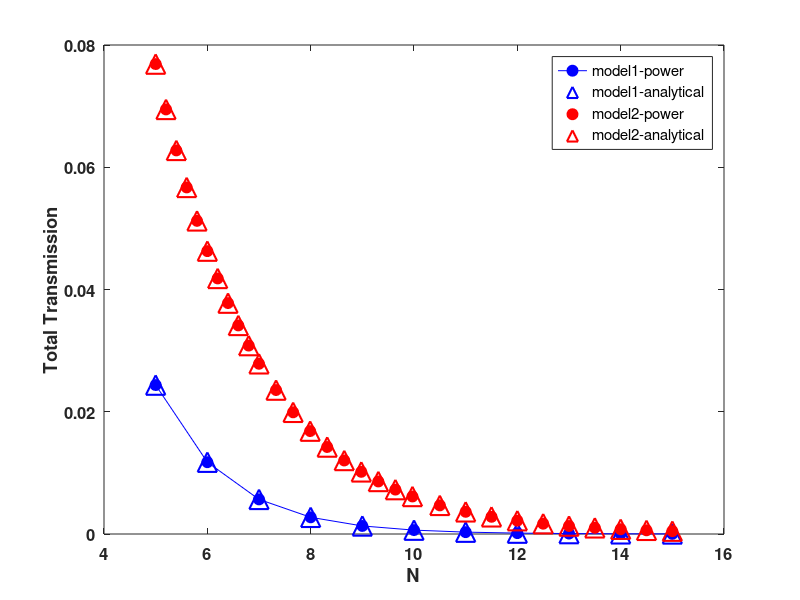
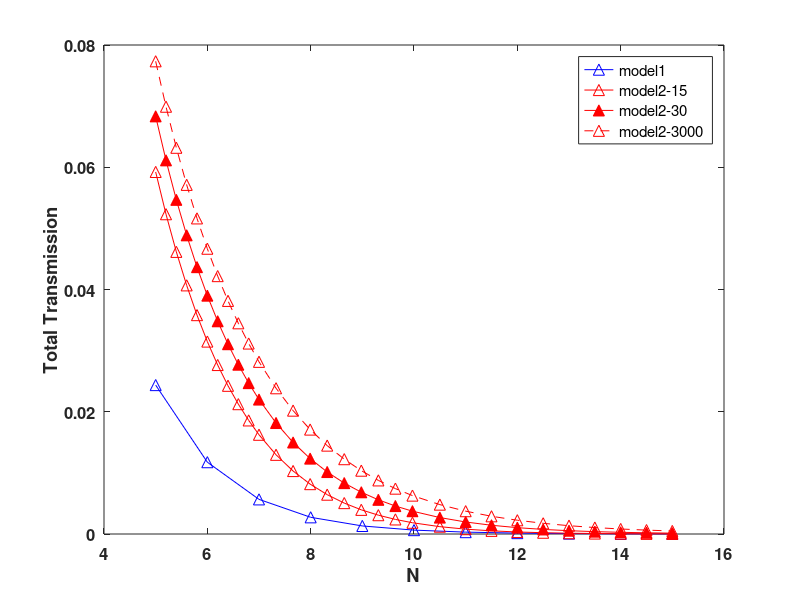

MATLAB code to generate these figures, in order:

%% compare between raising to high power vs. analytical solution
clc;
clear;
close all;
addpath(genpath('./../model2/'));

% load model 1 results
results_N_integer_power = load('1_power.mat');
results_N_integer_power = results_N_integer_power.results;

results_N_integer_analytical = load('1_anal.mat');
results_N_integer_analytical = results_N_integer_analytical.results;

% load model 2 results
results_N_real_power = load('2_power_500.mat');
results_N_real_power = results_N_real_power.results;

results_N_real_analytical = load('2_anal_500.mat');
results_N_real_analytical = results_N_real_analytical.results;

% plot models
% figure;
figure('Position', [100, 100, 650,500])
% model 1 (column 5 - N, column 9 - Trans) 
plot(results_N_integer_power(:,5),results_N_integer_power(:,9), 'b-o','MarkerFaceColor','b','MarkerSize',8);
hold on;
plot(results_N_integer_analytical(:,5),results_N_integer_analytical(:,9),'b^','MarkerSize',14,'LineWidth', 1.5);
% model 2 (column 3 - N, column 8 - Trans) 
plot(results_N_real_power(:,3),results_N_real_power(:,8), 'ro','MarkerFaceColor','r','MarkerSize',8);
plot(results_N_real_analytical(:,3),results_N_real_analytical(:,8),'r^','MarkerSize',14,'LineWidth', 1.5);

xlabel('N'); ylabel('Total Transmission');
% title(sprintf('Raise power vs. analytical solution'));
set(gca,'FontWeight','bold');
set(gca,'fontsize',12);
legend('model1-power','model1-analytical','model2-power','model2-analytical');


%% compare between model 2 (and model 1): different N_max
clc;
clear;
close all;
addpath(genpath('./../model2/'));
% load model 1 results
results_N_integer_analytical = load('1_anal.mat');
results_N_integer_analytical = results_N_integer_analytical.results;

% load models 2 results
results_N_real_15 = load('2_anal_15.mat');
results_N_real_15 = results_N_real_15.results;

results_N_real_30 = load('2_anal_30.mat');
results_N_real_30 = results_N_real_30.results;

results_N_real_3000 = load('2_anal_3000.mat');
results_N_real_3000 = results_N_real_3000.results;

% plot models
figure('Position', [100, 100, 650,500])
% model 1 (column 5 - N, column 9 - Trans) 
plot(results_N_integer_analytical(:,5),results_N_integer_analytical(:,9), 'b-^','MarkerSize',8);
hold on;
% model 2 (column 3 - N, column 8 - Trans) 
plot(results_N_real_15(:,3),results_N_real_15(:,8), 'r-^','MarkerSize',8);
plot(results_N_real_30(:,3),results_N_real_30(:,8),'r-^','MarkerFaceColor','r','MarkerSize',8);
plot(results_N_real_3000(:,3),results_N_real_3000(:,8),'r--^','MarkerEdgeColor','r','MarkerSize',8);


xlabel('N'); ylabel('Total Transmission');
% title(sprintf('Raise power vs. analytical solution'));
set(gca,'FontWeight','bold');
set(gca,'fontsize',12);
legend('model1','model2-15','model2-30','model2-3000');





% l = legend('model 2 (N_max=50)','model 2 (N_max=1500)');
% set(l, 'Interpreter', 'none');



